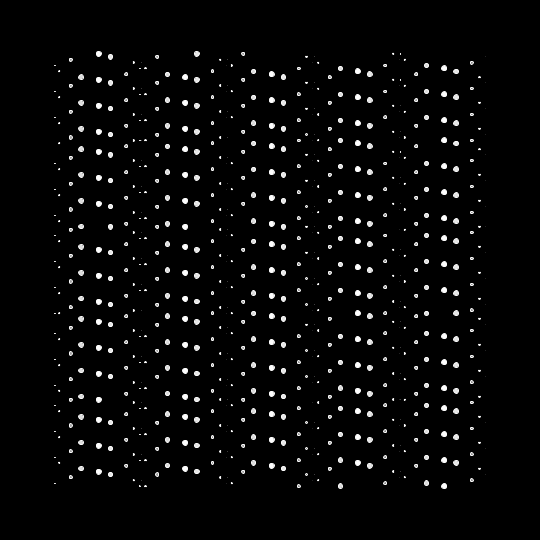
Frame 1 (no input)
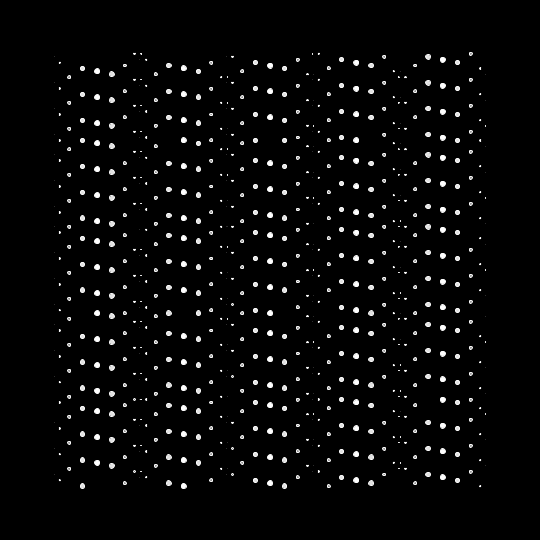
Frame 60 (the mouse pressed at the canvas centre just before this capture)
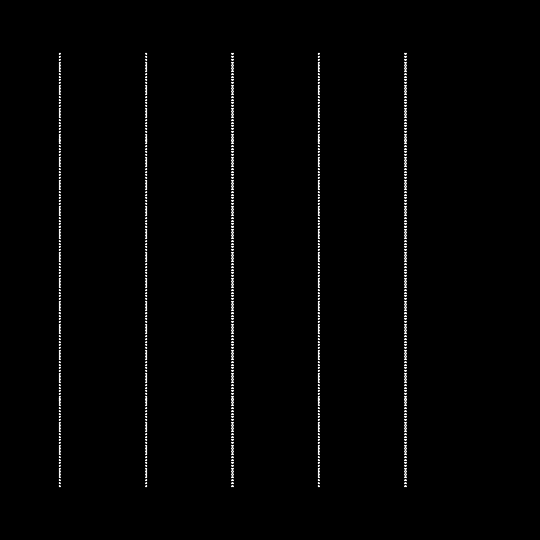
Frame 120 (the mouse held since frame 60 and released just before this capture)

The Processing sketch that drew these frames (run headless with seeded random() and noise(); from frame 60 on, the mouse is pressed at the canvas centre):

// Processing sketch: experiment_1
// ── experiment_1.pde

// Inicializar configuraciones del dibujo
void setup() {
  size(540, 540);
}

//
void draw() {
  background(0.0);
  translate(width/2.0, height/2.0);

  float rectSize = 4 * width/5.0;
  rectMode(CENTER);
  fill(0.0);
  stroke(255.0);
  // rect(0.0, 0.0, rectSize, rectSize);

  // Dibujado de matriz
  int rows = 5;
  int cols = 5;
  float rowSize = rectSize/rows;
  float colSize = rectSize/cols;

  for (int row = 0; row < rows; row++) {
    float y = -rectSize/2.0 + (row * rowSize) + rowSize/2.0; 
    for (int col = 0; col < cols; col++) {
      float x = -rectSize/2.0 + (col * colSize) + colSize/2.0;

      int tile = (row * cols) + col;
      float variation = map(mouseY, 0, height, -100, 100);
      float tileFrameOffset = tile * variation;

      pushMatrix();
      translate(x, y);
      drawTile(rowSize, tileFrameOffset);
      popMatrix();
    }
  }

}

void drawTile(float rectSize, float frameOffset) {
  int lines = 30;
  float totalFrames = 180;
  float lineOffset = rectSize/lines;

  for (int line = 0; line <= lines; ++line) {
    float xStart = -rectSize/2.0;
    float yStart = -rectSize/2.0 + (line * lineOffset);
    float xEnd = rectSize/2.0;
    float yEnd = -rectSize/2.0 + (line * lineOffset);

    // Variable que nos permita evaluar una diferencia entre particula y particula
    float variation = map(mouseX, 0.0, width, -100.0, 100.0);
    float particleFrameOffset = line * variation;
    float particleFrame = (frameCount + frameOffset + particleFrameOffset) % totalFrames;
    float particleTime = map(particleFrame, 0.0, 180.0, 0.0, 1.0);

    float theta = map(particleTime, 0.0, 1.0, 0.0, TWO_PI);
    float particleX = map(sin(theta), -1.0, 1.0, xStart, xEnd);
    float radius = pow(cos(theta), 2.0) * 5.0;
    float c = pow(cos(theta), 2.0) * 255.0;

    fill(c);
    circle(particleX, yStart, radius);
  }
}
